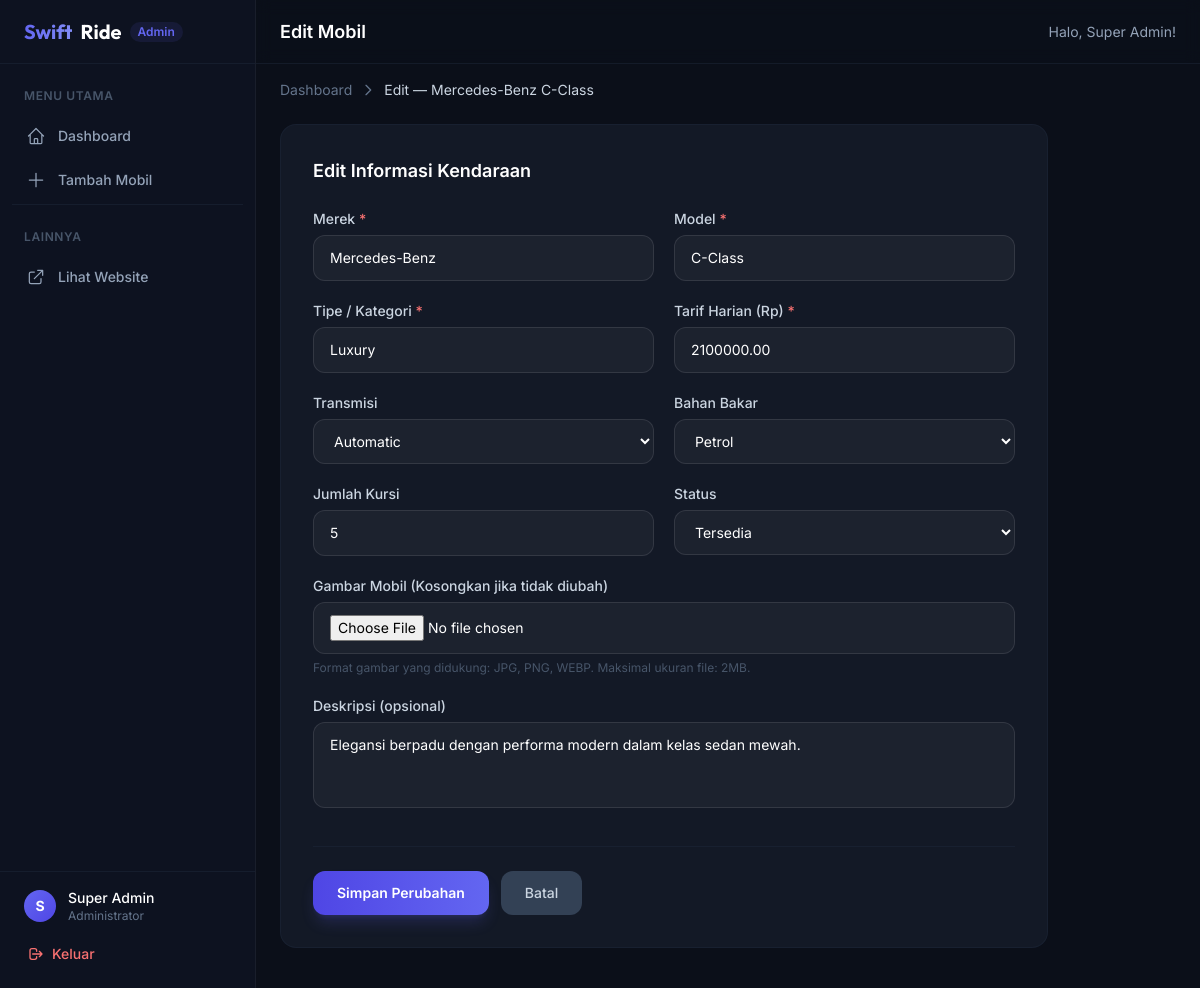
Page /admin/cars/edit.php?id=3 (signed in) on the committed database.
### tables this page shows
CREATE TABLE IF NOT EXISTS cars (
    id INT AUTO_INCREMENT PRIMARY KEY,
    brand VARCHAR(50) NOT NULL,
    model VARCHAR(50) NOT NULL,
    type VARCHAR(30) NOT NULL,
    daily_rate DECIMAL(12, 2) NOT NULL,
    image VARCHAR(512) NOT NULL DEFAULT '',
    status ENUM('available', 'rented', 'maintenance') NOT NULL DEFAULT 'available',
    transmission VARCHAR(20) NOT NULL DEFAULT 'Automatic',
    fuel VARCHAR(20) NOT NULL DEFAULT 'Petrol',
    seats TINYINT NOT NULL DEFAULT 5,
    description TEXT,
    created_at TIMESTAMP DEFAULT CURRENT_TIMESTAMP,
    updated_at TIMESTAMP DEFAULT CURRENT_TIMESTAMP ON UPDATE CURRENT_TIMESTAMP
);

### admin/cars/edit.php (the view, shortened to what this page needs)
<?php
require_once '../../config/db.php';
$errors    = [];
$id = filter_input(INPUT_GET, 'id', FILTER_VALIDATE_INT);
$stmt = $pdo->prepare("SELECT * FROM cars WHERE id = ? LIMIT 1");
$stmt->execute([$id]);
$car = $stmt->fetch();
require_once '../../includes/admin_header.php';
function inputClass(array $errors, string $field): string {
    return 'input-field w-full rounded-xl px-4 py-3 text-white placeholder-slate-500 text-sm'
         . (isset($errors[$field]) ? ' border-red-500/60' : '');
}
function sel(mixed $fieldVal, string $optionVal): string {
    return (string)$fieldVal === $optionVal ? 'selected' : '';
}
?>
<div class="max-w-3xl animate-fade-in">
    <nav class="text-sm text-slate-500 mb-6 flex items-center gap-2">
        <a href="<?php echo BASE_URL; ?>admin/index.php" class="hover:text-slate-300 transition-colors">Dashboard</a>
        <svg class="w-4 h-4" fill="none" viewBox="0 0 24 24" stroke="currentColor" stroke-width="2"><path stroke-linecap="round" stroke-linejoin="round" d="M9 5l7 7-7 7"/></svg>
        <span class="text-slate-300">Edit — <?php echo htmlspecialchars($car['brand'] . ' ' . $car['model'], ENT_QUOTES, 'UTF-8'); ?></span>
    </nav>
    <div class="bg-[#131926] rounded-2xl border border-slate-800/50 p-6 lg:p-8">
        <h2 class="text-lg font-semibold text-white mb-6">Edit Informasi Kendaraan</h2>
        <form method="POST" action="edit.php?id=<?php echo (int)$id; ?>" enctype="multipart/form-data" novalidate>
            <div class="grid grid-cols-1 md:grid-cols-2 gap-5">
                <div>
                    <label for="car-brand" class="block text-sm font-medium text-slate-300 mb-1.5">Merek <span class="text-red-400">*</span></label>
                    <input type="text" id="car-brand" name="brand" maxlength="50" required
                           class="<?php echo inputClass($errors, 'brand'); ?>"
                           value="<?php echo htmlspecialchars($car['brand'], ENT_QUOTES, 'UTF-8'); ?>">
                </div>
                <div>
                    <label for="car-model" class="block text-sm font-medium text-slate-300 mb-1.5">Model <span class="text-red-400">*</span></label>
                    <input type="text" id="car-model" name="model" maxlength="50" required
                           class="<?php echo inputClass($errors, 'model'); ?>"
                           value="<?php echo htmlspecialchars($car['model'], ENT_QUOTES, 'UTF-8'); ?>">
                </div>
                <div>
                    <label for="car-type" class="block text-sm font-medium text-slate-300 mb-1.5">Tipe / Kategori <span class="text-red-400">*</span></label>
                    <input type="text" id="car-type" name="type" maxlength="30" required
                           class="<?php echo inputClass($errors, 'type'); ?>"
                           value="<?php echo htmlspecialchars($car['type'], ENT_QUOTES, 'UTF-8'); ?>">
                </div>
                <div>
                    <label for="car-rate" class="block text-sm font-medium text-slate-300 mb-1.5">Tarif Harian (Rp) <span class="text-red-400">*</span></label>
                    <input type="number" id="car-rate" name="daily_rate" min="1" step="1000" required
                           class="<?php echo inputClass($errors, 'daily_rate'); ?>"
                           value="<?php echo htmlspecialchars($car['daily_rate'], ENT_QUOTES, 'UTF-8'); ?>">
                </div>
                <div>
                    <label for="car-transmission" class="block text-sm font-medium text-slate-300 mb-1.5">Transmisi</label>
                    <select id="car-transmission" name="transmission" class="<?php echo inputClass($errors, 'transmission'); ?> cursor-pointer">
                        <option value="Automatic" <?php echo sel($car['transmission'], 'Automatic'); ?>>Automatic</option>
                    </select>
                </div>
                <div>
                    <label for="car-fuel" class="block text-sm font-medium text-slate-300 mb-1.5">Bahan Bakar</label>
                    <select id="car-fuel" name="fuel" class="<?php echo inputClass($errors, 'fuel'); ?> cursor-pointer">
                        <?php foreach (['Petrol','Diesel','Electric','Hybrid'] as $f): ?>
                        <option value="<?php echo $f; ?>" <?php echo sel($car['fuel'], $f); ?>><?php echo $f; ?></option>
                        <?php endforeach; ?>
                    </select>
                </div>
                <div>
                    <label for="car-seats" class="block text-sm font-medium text-slate-300 mb-1.5">Jumlah Kursi</label>
                    <input type="number" id="car-seats" name="seats" min="1" max="20"
                           class="<?php echo inputClass($errors, 'seats'); ?>"
                           value="<?php echo (int)$car['seats']; ?>">
                </div>
                <div>
                    <label for="car-status" class="block text-sm font-medium text-slate-300 mb-1.5">Status</label>
                    <select id="car-status" name="status" class="<?php echo inputClass($errors, 'status'); ?> cursor-pointer">
                        <option value="available"   <?php echo sel($car['status'], 'available'); ?>>Tersedia</option>
                    </select>
                </div>
                <div class="md:col-span-2">
                    <label for="car-image" class="block text-sm font-medium text-slate-300 mb-1.5">Gambar Mobil (Kosongkan jika tidak diubah)</label>
                    <input type="file" id="car-image" name="image" accept="image/*"
                           class="<?php echo inputClass($errors, 'image'); ?>">
                    <p class="mt-1.5 text-xs text-slate-600">Format gambar yang didukung: JPG, PNG, WEBP. Maksimal ukuran file: 2MB.</p>
                </div>
                <div class="md:col-span-2">
                    <label for="car-description" class="block text-sm font-medium text-slate-300 mb-1.5">Deskripsi (opsional)</label>
                    <textarea id="car-description" name="description" rows="3" maxlength="1000"
                              class="<?php echo inputClass($errors, 'description'); ?> resize-none"><?php echo htmlspecialchars($car['description'] ?? '', ENT_QUOTES, 'UTF-8'); ?></textarea>
                </div>
            </div>
            <div class="flex items-center gap-3 mt-8 pt-6 border-t border-slate-800/50">
                <button type="submit" id="btn-submit-edit" class="px-6 py-3 rounded-xl bg-gradient-to-r from-brand-600 to-indigo-500 text-white text-sm font-semibold hover:from-indigo-500 hover:to-brand-600 transition-all shadow-lg shadow-indigo-500/20">
                    Simpan Perubahan
                </button>
                <a href="<?php echo BASE_URL; ?>admin/index.php" class="px-6 py-3 rounded-xl bg-slate-700 text-slate-300 text-sm font-medium hover:bg-slate-600 transition-colors">
                    Batal
                </a>
            </div>
        </form>
    </div>
</div>
<?php require_once '../../includes/admin_footer.php'; ?>

### includes/admin_header.php (style rules this page uses)
body { background-color: #0b0f19; color: #f8fafc; font-family: 'Inter', sans-serif; }
.input-field { background: rgba(255,255,255,0.04); border: 1px solid rgba(255,255,255,0.1); transition: border-color 0.2s, box-shadow 0.2s; }
.input-field option { background-color: #131926; color: #ffffff; }
.animate-fade-in { animation: fadeIn 0.3s ease forwards; }

### rows in the picture
cars: brand+model "Mercedes-Benz C-Class", brand "Mercedes-Benz", model "C-Class", type "Luxury", daily_rate "2100000.00", seats "5", description "Elegansi berpadu dengan performa modern dalam kelas sedan mewah."

### other values in the picture
substr($adminName, 0, 1) "S"
$adminName "Super Admin"
$pageTitle "Edit Mobil"
form field fuel "Petrol"
